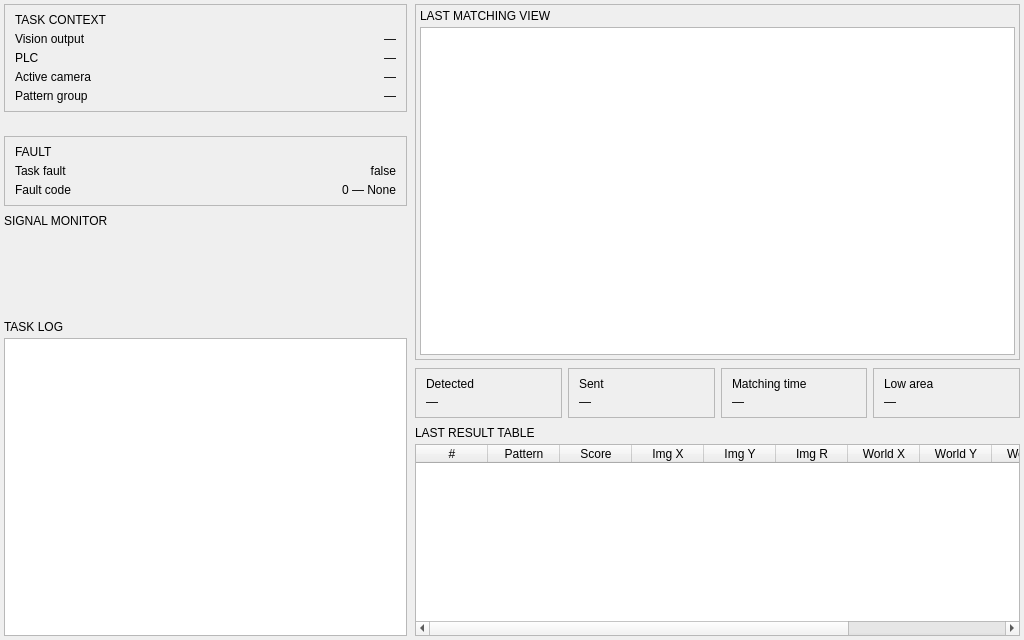
<?xml version="1.0" encoding="UTF-8"?>
<ui version="4.0">
 <class>LocalizationDashboardWidget</class>
 <widget class="QWidget" name="LocalizationDashboardWidget">
  <property name="geometry">
   <rect>
    <x>0</x>
    <y>0</y>
    <width>1024</width>
    <height>640</height>
   </rect>
  </property>
  <property name="windowTitle">
   <string>Dashboard</string>
  </property>
  <layout class="QHBoxLayout" name="hl_root" stretch="4,6">
   <property name="spacing">
    <number>8</number>
   </property>
   <property name="leftMargin">
    <number>4</number>
   </property>
   <property name="topMargin">
    <number>4</number>
   </property>
   <property name="rightMargin">
    <number>4</number>
   </property>
   <property name="bottomMargin">
    <number>4</number>
   </property>
   <item>
    <widget class="QScrollArea" name="scroll_left">
     <property name="frameShape">
      <enum>QFrame::Shape::NoFrame</enum>
     </property>
     <property name="horizontalScrollBarPolicy">
      <enum>Qt::ScrollBarPolicy::ScrollBarAlwaysOff</enum>
     </property>
     <property name="widgetResizable">
      <bool>true</bool>
     </property>
     <widget class="QWidget" name="scroll_left_content">
      <property name="geometry">
       <rect>
        <x>0</x>
        <y>0</y>
        <width>403</width>
        <height>632</height>
       </rect>
      </property>
      <layout class="QVBoxLayout" name="vl_left" stretch="0,0,0,0,0,1">
       <property name="spacing">
        <number>8</number>
       </property>
       <property name="leftMargin">
        <number>0</number>
       </property>
       <property name="topMargin">
        <number>0</number>
       </property>
       <property name="rightMargin">
        <number>0</number>
       </property>
       <property name="bottomMargin">
        <number>0</number>
       </property>
       <item>
        <widget class="FrameBox" name="frame_task_context">
         <property name="frameBoxVariant" stdset="0">
          <string>compact</string>
         </property>
         <property name="frameShape">
          <enum>QFrame::Shape::StyledPanel</enum>
         </property>
         <property name="frameShadow">
          <enum>QFrame::Shadow::Raised</enum>
         </property>
         <layout class="QVBoxLayout" name="vl_task_context">
          <property name="spacing">
           <number>5</number>
          </property>
          <property name="leftMargin">
           <number>10</number>
          </property>
          <property name="topMargin">
           <number>8</number>
          </property>
          <property name="rightMargin">
           <number>10</number>
          </property>
          <property name="bottomMargin">
           <number>8</number>
          </property>
          <item>
           <widget class="QLabel" name="lbl_section_task_context">
            <property name="text">
             <string>TASK CONTEXT</string>
            </property>
           </widget>
          </item>
          <item>
           <layout class="QHBoxLayout">
            <item>
             <widget class="QLabel" name="lbl_caption_vision_device">
              <property name="text">
               <string>Vision output</string>
              </property>
             </widget>
            </item>
            <item>
             <spacer>
              <property name="orientation">
               <enum>Qt::Orientation::Horizontal</enum>
              </property>
              <property name="sizeHint" stdset="0">
               <size>
                <width>10</width>
                <height>0</height>
               </size>
              </property>
             </spacer>
            </item>
            <item>
             <widget class="QLabel" name="lbl_val_vision_device">
              <property name="text">
               <string>—</string>
              </property>
              <property name="alignment">
               <set>Qt::AlignmentFlag::AlignRight|Qt::AlignmentFlag::AlignTrailing|Qt::AlignmentFlag::AlignVCenter</set>
              </property>
             </widget>
            </item>
           </layout>
          </item>
          <item>
           <layout class="QHBoxLayout">
            <item>
             <widget class="QLabel" name="lbl_caption_plc_device">
              <property name="text">
               <string>PLC</string>
              </property>
             </widget>
            </item>
            <item>
             <spacer>
              <property name="orientation">
               <enum>Qt::Orientation::Horizontal</enum>
              </property>
              <property name="sizeHint" stdset="0">
               <size>
                <width>10</width>
                <height>0</height>
               </size>
              </property>
             </spacer>
            </item>
            <item>
             <widget class="QLabel" name="lbl_val_plc_device">
              <property name="text">
               <string>—</string>
              </property>
              <property name="alignment">
               <set>Qt::AlignmentFlag::AlignRight|Qt::AlignmentFlag::AlignTrailing|Qt::AlignmentFlag::AlignVCenter</set>
              </property>
             </widget>
            </item>
           </layout>
          </item>
          <item>
           <layout class="QHBoxLayout">
            <item>
             <widget class="QLabel" name="lbl_caption_camera">
              <property name="text">
               <string>Active camera</string>
              </property>
             </widget>
            </item>
            <item>
             <spacer>
              <property name="orientation">
               <enum>Qt::Orientation::Horizontal</enum>
              </property>
              <property name="sizeHint" stdset="0">
               <size>
                <width>10</width>
                <height>0</height>
               </size>
              </property>
             </spacer>
            </item>
            <item>
             <widget class="QLabel" name="lbl_val_camera">
              <property name="text">
               <string>—</string>
              </property>
              <property name="alignment">
               <set>Qt::AlignmentFlag::AlignRight|Qt::AlignmentFlag::AlignTrailing|Qt::AlignmentFlag::AlignVCenter</set>
              </property>
             </widget>
            </item>
           </layout>
          </item>
          <item>
           <layout class="QHBoxLayout">
            <item>
             <widget class="QLabel" name="lbl_caption_pattern_group">
              <property name="text">
               <string>Pattern group</string>
              </property>
             </widget>
            </item>
            <item>
             <spacer>
              <property name="orientation">
               <enum>Qt::Orientation::Horizontal</enum>
              </property>
              <property name="sizeHint" stdset="0">
               <size>
                <width>10</width>
                <height>0</height>
               </size>
              </property>
             </spacer>
            </item>
            <item>
             <widget class="QLabel" name="lbl_val_pattern_group">
              <property name="text">
               <string>—</string>
              </property>
              <property name="alignment">
               <set>Qt::AlignmentFlag::AlignRight|Qt::AlignmentFlag::AlignTrailing|Qt::AlignmentFlag::AlignVCenter</set>
              </property>
             </widget>
            </item>
           </layout>
          </item>
         </layout>
        </widget>
       </item>
       <item>
        <layout class="QHBoxLayout" name="hl_state_strip">
         <property name="spacing">
          <number>6</number>
         </property>
         <item>
          <widget class="StatusLamp" name="lamp_task">
           <property name="status" stdset="0">
            <string>off</string>
           </property>
          </widget>
         </item>
         <item>
          <widget class="StatusLamp" name="lamp_camera">
           <property name="status" stdset="0">
            <string>off</string>
           </property>
          </widget>
         </item>
         <item>
          <widget class="StatusLamp" name="lamp_pattern">
           <property name="status" stdset="0">
            <string>off</string>
           </property>
          </widget>
         </item>
         <item>
          <widget class="StatusLamp" name="lamp_cycle">
           <property name="status" stdset="0">
            <string>off</string>
           </property>
          </widget>
         </item>
        </layout>
       </item>
       <item>
        <layout class="QHBoxLayout" name="hl_state_connection">
         <property name="spacing">
          <number>6</number>
         </property>
         <property name="topMargin">
          <number>0</number>
         </property>
         <item>
          <widget class="StatusLamp" name="lamp_connection_plc">
           <property name="status" stdset="0">
            <string>off</string>
           </property>
          </widget>
         </item>
         <item>
          <widget class="StatusLamp" name="lamp_connection_camera">
           <property name="status" stdset="0">
            <string>off</string>
           </property>
          </widget>
         </item>
         <item>
          <widget class="StatusLamp" name="lamp_connection_output">
           <property name="status" stdset="0">
            <string>off</string>
           </property>
          </widget>
         </item>
        </layout>
       </item>
       <item>
        <widget class="FrameBox" name="frame_fault">
         <property name="frameBoxVariant" stdset="0">
          <string>compact</string>
         </property>
         <property name="frameShape">
          <enum>QFrame::Shape::StyledPanel</enum>
         </property>
         <property name="frameShadow">
          <enum>QFrame::Shadow::Raised</enum>
         </property>
         <property name="active" stdset="0">
          <bool>false</bool>
         </property>
         <layout class="QVBoxLayout" name="vl_fault">
          <property name="spacing">
           <number>5</number>
          </property>
          <property name="leftMargin">
           <number>10</number>
          </property>
          <property name="topMargin">
           <number>8</number>
          </property>
          <property name="rightMargin">
           <number>10</number>
          </property>
          <property name="bottomMargin">
           <number>8</number>
          </property>
          <item>
           <widget class="QLabel" name="lbl_section_fault">
            <property name="text">
             <string>FAULT</string>
            </property>
           </widget>
          </item>
          <item>
           <layout class="QHBoxLayout">
            <item>
             <widget class="QLabel" name="lbl_caption_fault_flag">
              <property name="text">
               <string>Task fault</string>
              </property>
             </widget>
            </item>
            <item>
             <spacer>
              <property name="orientation">
               <enum>Qt::Orientation::Horizontal</enum>
              </property>
              <property name="sizeHint" stdset="0">
               <size>
                <width>10</width>
                <height>0</height>
               </size>
              </property>
             </spacer>
            </item>
            <item>
             <widget class="QLabel" name="lbl_val_fault_flag">
              <property name="text">
               <string>false</string>
              </property>
              <property name="alignment">
               <set>Qt::AlignmentFlag::AlignRight|Qt::AlignmentFlag::AlignTrailing|Qt::AlignmentFlag::AlignVCenter</set>
              </property>
             </widget>
            </item>
           </layout>
          </item>
          <item>
           <layout class="QHBoxLayout">
            <item>
             <widget class="QLabel" name="lbl_caption_fault_code">
              <property name="text">
               <string>Fault code</string>
              </property>
             </widget>
            </item>
            <item>
             <spacer>
              <property name="orientation">
               <enum>Qt::Orientation::Horizontal</enum>
              </property>
              <property name="sizeHint" stdset="0">
               <size>
                <width>10</width>
                <height>0</height>
               </size>
              </property>
             </spacer>
            </item>
            <item>
             <widget class="QLabel" name="lbl_val_fault_code">
              <property name="text">
               <string>0 — None</string>
              </property>
              <property name="alignment">
               <set>Qt::AlignmentFlag::AlignRight|Qt::AlignmentFlag::AlignTrailing|Qt::AlignmentFlag::AlignVCenter</set>
              </property>
             </widget>
            </item>
           </layout>
          </item>
         </layout>
        </widget>
       </item>
       <item>
        <layout class="QVBoxLayout" name="vl_signal_monitor">
         <property name="spacing">
          <number>4</number>
         </property>
         <item>
          <widget class="QLabel" name="lbl_section_signal_monitor">
           <property name="text">
            <string>SIGNAL MONITOR</string>
           </property>
          </widget>
         </item>
         <item>
          <widget class="SignalsMonitorWidget" name="wg_signal_monitor" native="true">
           <property name="minimumSize">
            <size>
             <width>0</width>
             <height>80</height>
            </size>
           </property>
          </widget>
         </item>
        </layout>
       </item>
       <item>
        <layout class="QVBoxLayout" name="vl_task_log">
         <property name="spacing">
          <number>4</number>
         </property>
         <item>
          <widget class="QLabel" name="lbl_section_task_log">
           <property name="text">
            <string>TASK LOG</string>
           </property>
          </widget>
         </item>
         <item>
          <widget class="TaskEventLogWidget" name="log_task_view">
           <property name="minimumSize">
            <size>
             <width>0</width>
             <height>120</height>
            </size>
           </property>
          </widget>
         </item>
        </layout>
       </item>
      </layout>
     </widget>
    </widget>
   </item>
   <item>
    <layout class="QVBoxLayout" name="vl_right" stretch="1,0,0">
     <property name="spacing">
      <number>8</number>
     </property>
     <item>
      <layout class="QVBoxLayout" name="vl_match_view">
       <property name="spacing">
        <number>6</number>
       </property>
       <property name="leftMargin">
        <number>0</number>
       </property>
       <property name="topMargin">
        <number>0</number>
       </property>
       <property name="rightMargin">
        <number>0</number>
       </property>
       <property name="bottomMargin">
        <number>0</number>
       </property>
       <item>
        <widget class="FrameBox" name="frame_match_view">
         <property name="frameBoxVariant" stdset="0">
          <string>compact</string>
         </property>
         <property name="minimumSize">
          <size>
           <width>100</width>
           <height>100</height>
          </size>
         </property>
         <property name="frameShape">
          <enum>QFrame::Shape::StyledPanel</enum>
         </property>
         <property name="frameShadow">
          <enum>QFrame::Shadow::Raised</enum>
         </property>
         <layout class="QVBoxLayout" name="verticalLayout">
          <property name="spacing">
           <number>4</number>
          </property>
          <property name="leftMargin">
           <number>4</number>
          </property>
          <property name="topMargin">
           <number>4</number>
          </property>
          <property name="rightMargin">
           <number>4</number>
          </property>
          <property name="bottomMargin">
           <number>4</number>
          </property>
          <item>
           <widget class="QLabel" name="lbl_section_match_view">
            <property name="text">
             <string>LAST MATCHING VIEW</string>
            </property>
           </widget>
          </item>
          <item>
           <widget class="ImageViewOnly" name="gv_match_view">
            <property name="minimumSize">
             <size>
              <width>0</width>
              <height>200</height>
             </size>
            </property>
           </widget>
          </item>
         </layout>
        </widget>
       </item>
      </layout>
     </item>
     <item>
      <layout class="QHBoxLayout" name="hl_kpis">
       <property name="spacing">
        <number>6</number>
       </property>
       <item>
        <widget class="FrameBox" name="frame_kpi_detected">
         <property name="frameBoxVariant" stdset="0">
          <string>compact</string>
         </property>
         <property name="frameShape">
          <enum>QFrame::Shape::StyledPanel</enum>
         </property>
         <property name="frameShadow">
          <enum>QFrame::Shadow::Raised</enum>
         </property>
         <layout class="QVBoxLayout" name="vl_kpi_detected">
          <property name="spacing">
           <number>4</number>
          </property>
          <property name="leftMargin">
           <number>10</number>
          </property>
          <property name="topMargin">
           <number>8</number>
          </property>
          <property name="rightMargin">
           <number>10</number>
          </property>
          <property name="bottomMargin">
           <number>8</number>
          </property>
          <item>
           <widget class="QLabel" name="lbl_kpi_detected">
            <property name="text">
             <string>Detected</string>
            </property>
           </widget>
          </item>
          <item>
           <widget class="QLabel" name="lbl_kpi_detected_val">
            <property name="text">
             <string>—</string>
            </property>
           </widget>
          </item>
         </layout>
        </widget>
       </item>
       <item>
        <widget class="FrameBox" name="frame_kpi_sent">
         <property name="frameBoxVariant" stdset="0">
          <string>compact</string>
         </property>
         <property name="frameShape">
          <enum>QFrame::Shape::StyledPanel</enum>
         </property>
         <property name="frameShadow">
          <enum>QFrame::Shadow::Raised</enum>
         </property>
         <layout class="QVBoxLayout" name="vl_kpi_sent">
          <property name="spacing">
           <number>4</number>
          </property>
          <property name="leftMargin">
           <number>10</number>
          </property>
          <property name="topMargin">
           <number>8</number>
          </property>
          <property name="rightMargin">
           <number>10</number>
          </property>
          <property name="bottomMargin">
           <number>8</number>
          </property>
          <item>
           <widget class="QLabel" name="lbl_kpi_sent">
            <property name="text">
             <string>Sent</string>
            </property>
           </widget>
          </item>
          <item>
           <widget class="QLabel" name="lbl_kpi_sent_val">
            <property name="text">
             <string>—</string>
            </property>
           </widget>
          </item>
         </layout>
        </widget>
       </item>
       <item>
        <widget class="FrameBox" name="frame_kpi_cycle_time">
         <property name="frameBoxVariant" stdset="0">
          <string>compact</string>
         </property>
         <property name="frameShape">
          <enum>QFrame::Shape::StyledPanel</enum>
         </property>
         <property name="frameShadow">
          <enum>QFrame::Shadow::Raised</enum>
         </property>
         <layout class="QVBoxLayout" name="vl_kpi_cycle_time">
          <property name="spacing">
           <number>4</number>
          </property>
          <property name="leftMargin">
           <number>10</number>
          </property>
          <property name="topMargin">
           <number>8</number>
          </property>
          <property name="rightMargin">
           <number>10</number>
          </property>
          <property name="bottomMargin">
           <number>8</number>
          </property>
          <item>
           <widget class="QLabel" name="lbl_kpi_cycle_time">
            <property name="text">
             <string>Matching time</string>
            </property>
           </widget>
          </item>
          <item>
           <widget class="QLabel" name="lbl_kpi_cycle_time_val">
            <property name="text">
             <string>—</string>
            </property>
           </widget>
          </item>
         </layout>
        </widget>
       </item>
       <item>
        <widget class="FrameBox" name="frame_kpi_low_area">
         <property name="frameBoxVariant" stdset="0">
          <string>compact</string>
         </property>
         <property name="frameShape">
          <enum>QFrame::Shape::StyledPanel</enum>
         </property>
         <property name="frameShadow">
          <enum>QFrame::Shadow::Raised</enum>
         </property>
         <layout class="QVBoxLayout" name="vl_kpi_low_area">
          <property name="spacing">
           <number>4</number>
          </property>
          <property name="leftMargin">
           <number>10</number>
          </property>
          <property name="topMargin">
           <number>8</number>
          </property>
          <property name="rightMargin">
           <number>10</number>
          </property>
          <property name="bottomMargin">
           <number>8</number>
          </property>
          <item>
           <widget class="QLabel" name="lbl_kpi_low_area">
            <property name="text">
             <string>Low area</string>
            </property>
           </widget>
          </item>
          <item>
           <widget class="QLabel" name="lbl_kpi_low_area_val">
            <property name="text">
             <string>—</string>
            </property>
           </widget>
          </item>
         </layout>
        </widget>
       </item>
      </layout>
     </item>
     <item>
      <layout class="QVBoxLayout" name="vl_result">
       <property name="spacing">
        <number>4</number>
       </property>
       <item>
        <widget class="QLabel" name="lbl_section_result">
         <property name="text">
          <string>LAST RESULT TABLE</string>
         </property>
        </widget>
       </item>
       <item>
        <widget class="QTableWidget" name="tbl_result">
         <property name="minimumSize">
          <size>
           <width>0</width>
           <height>120</height>
          </size>
         </property>
         <property name="editTriggers">
          <set>QAbstractItemView::EditTrigger::NoEditTriggers</set>
         </property>
         <property name="alternatingRowColors">
          <bool>true</bool>
         </property>
         <property name="selectionMode">
          <enum>QAbstractItemView::SelectionMode::SingleSelection</enum>
         </property>
         <property name="selectionBehavior">
          <enum>QAbstractItemView::SelectionBehavior::SelectRows</enum>
         </property>
         <property name="columnCount">
          <number>11</number>
         </property>
         <attribute name="horizontalHeaderDefaultSectionSize">
          <number>72</number>
         </attribute>
         <attribute name="horizontalHeaderStretchLastSection">
          <bool>true</bool>
         </attribute>
         <attribute name="verticalHeaderVisible">
          <bool>false</bool>
         </attribute>
         <column>
          <property name="text">
           <string>#</string>
          </property>
         </column>
         <column>
          <property name="text">
           <string>Pattern</string>
          </property>
         </column>
         <column>
          <property name="text">
           <string>Score</string>
          </property>
         </column>
         <column>
          <property name="text">
           <string>Img X</string>
          </property>
         </column>
         <column>
          <property name="text">
           <string>Img Y</string>
          </property>
         </column>
         <column>
          <property name="text">
           <string>Img R</string>
          </property>
         </column>
         <column>
          <property name="text">
           <string>World X</string>
          </property>
         </column>
         <column>
          <property name="text">
           <string>World Y</string>
          </property>
         </column>
         <column>
          <property name="text">
           <string>World Z</string>
          </property>
         </column>
         <column>
          <property name="text">
           <string>World R</string>
          </property>
         </column>
         <column>
          <property name="text">
           <string>Status</string>
          </property>
         </column>
        </widget>
       </item>
      </layout>
     </item>
    </layout>
   </item>
  </layout>
 </widget>
 <customwidgets>
  <customwidget>
   <class>FrameBox</class>
   <extends>QFrame</extends>
   <header location="global">ui/widgets/controls/frame_box.h</header>
   <container>1</container>
  </customwidget>
  <customwidget>
   <class>ImageViewOnly</class>
   <extends>QGraphicsView</extends>
   <header location="global">ui/widgets/image_widget/image_view_only.h</header>
  </customwidget>
  <customwidget>
   <class>SignalsMonitorWidget</class>
   <extends>QWidget</extends>
   <header location="global">ui/widgets/signals_monitor_widget.h</header>
  </customwidget>
  <customwidget>
   <class>StatusLamp</class>
   <extends>QFrame</extends>
   <header location="global">ui/widgets/controls/status_lamp.h</header>
   <container>1</container>
  </customwidget>
  <customwidget>
   <class>TaskEventLogWidget</class>
   <extends>QListWidget</extends>
   <header location="global">ui/widgets/task_event_log_widget.h</header>
  </customwidget>
 </customwidgets>
 <resources/>
 <connections/>
</ui>
